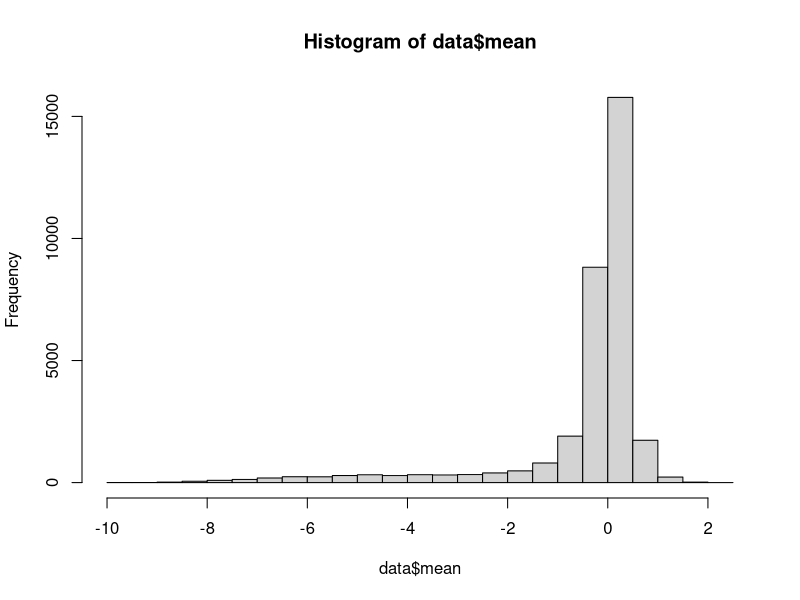
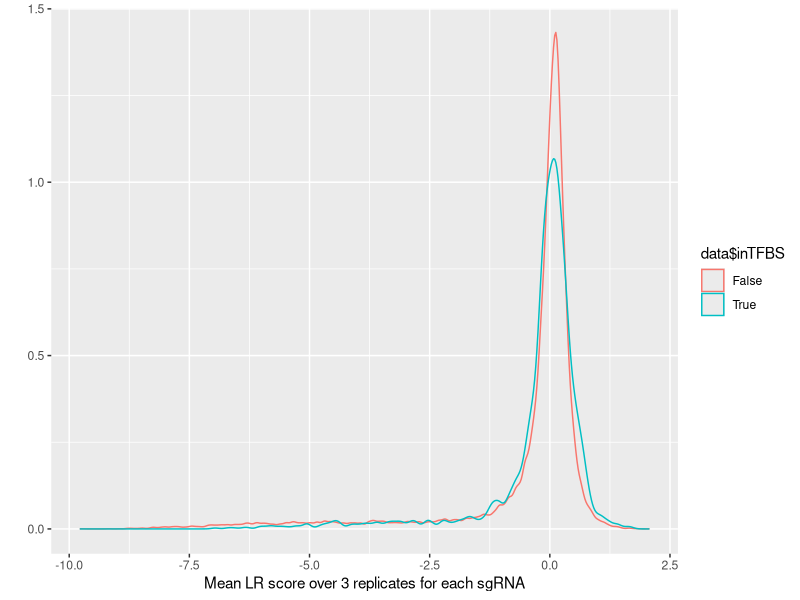
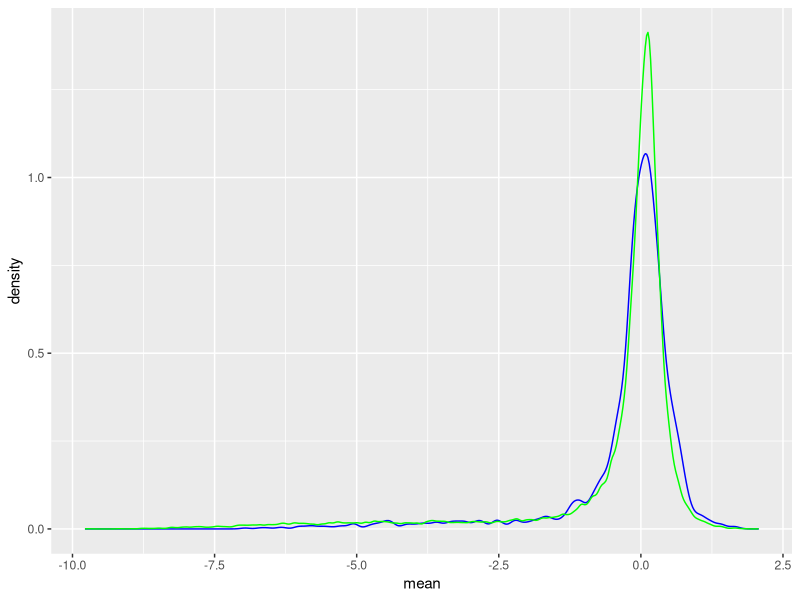

Recreate these plots in R, in order.
library(ggplot2)
data <- read.csv('sgRNAS_in_TFBS.csv')
summary(data)
hist(data$mean)
temp <- cbind(rep(TRUE,nrow(data)),data$inTFBS=='False')
qplot(data$mean,geom='density',labels=c('Not in TFBS','In TFBS'),color=data$inTFBS,xlab='Mean LR score over 3 replicates for each sgRNA')

ggplot(data)+theme(legend.position='left')+geom_density(aes(x=mean,color='blue'),data=data[data$inTFBS=='True',],color='blue',alpha=.2)+geom_density(aes(x=mean,color='green'),color='green',data=data,alpha=.2)+scale_color_manual(values=c('In TFBS','All sgRNAs'))
